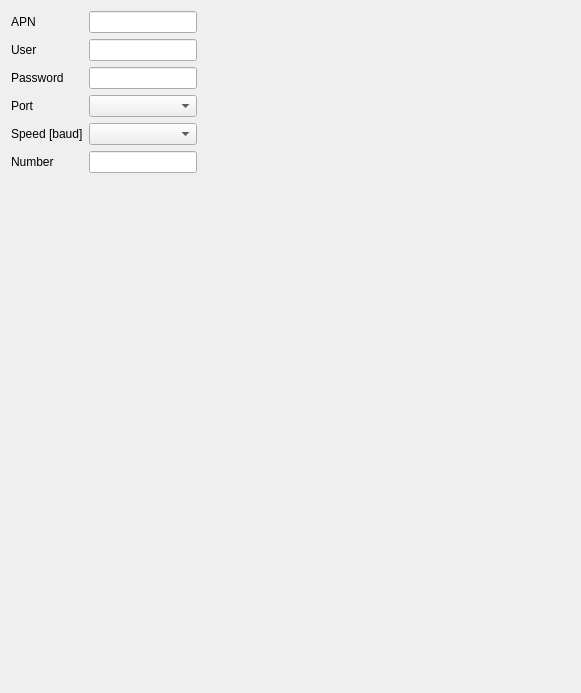
                  <widget class="QWidget" name="page_9">
                   <layout class="QGridLayout" name="gridLayout_5">
                    <item row="6" column="1" colspan="2">
                     <spacer name="verticalSpacer_3">
                      <property name="orientation">
                       <enum>Qt::Vertical</enum>
                      </property>
                      <property name="sizeHint" stdset="0">
                       <size>
                        <width>20</width>
                        <height>509</height>
                       </size>
                      </property>
                     </spacer>
                    </item>
                    <item row="0" column="0">
                     <widget class="QLabel" name="label_12">
                      <property name="text">
                       <string>APN</string>
                      </property>
                     </widget>
                    </item>
                    <item row="0" column="2">
                     <widget class="QLineEdit" name="leGPRS_Apn">
                      <property name="clearButtonEnabled">
                       <bool>true</bool>
                      </property>
                     </widget>
                    </item>
                    <item row="1" column="0">
                     <widget class="QLabel" name="label_13">
                      <property name="text">
                       <string>User</string>
                      </property>
                     </widget>
                    </item>
                    <item row="1" column="2">
                     <widget class="QLineEdit" name="leGPRS_Apn_2">
                      <property name="clearButtonEnabled">
                       <bool>true</bool>
                      </property>
                     </widget>
                    </item>
                    <item row="1" column="3">
                     <spacer name="horizontalSpacer_6">
                      <property name="orientation">
                       <enum>Qt::Horizontal</enum>
                      </property>
                      <property name="sizeHint" stdset="0">
                       <size>
                        <width>373</width>
                        <height>20</height>
                       </size>
                      </property>
                     </spacer>
                    </item>
                    <item row="2" column="0">
                     <widget class="QLabel" name="label_14">
                      <property name="text">
                       <string>Password</string>
                      </property>
                     </widget>
                    </item>
                    <item row="3" column="2">
                     <widget class="QComboBox" name="cbGsmPortName"/>
                    </item>
                    <item row="2" column="2">
                     <widget class="QLineEdit" name="leGPRS_Apn_3">
                      <property name="clearButtonEnabled">
                       <bool>true</bool>
                      </property>
                     </widget>
                    </item>
                    <item row="3" column="0" colspan="2">
                     <widget class="QLabel" name="label_73">
                      <property name="text">
                       <string>Port</string>
                      </property>
                     </widget>
                    </item>
                    <item row="4" column="2">
                     <widget class="QComboBox" name="cbGsmPortSpeed"/>
                    </item>
                    <item row="4" column="0" colspan="2">
                     <widget class="QLabel" name="label_74">
                      <property name="text">
                       <string>Speed [baud]</string>
                      </property>
                     </widget>
                    </item>
                    <item row="5" column="0">
                     <widget class="QLabel" name="label_23">
                      <property name="text">
                       <string>Number</string>
                      </property>
                     </widget>
                    </item>
                    <item row="5" column="2">
                     <widget class="QLineEdit" name="leGPRS_Numbr">
                      <property name="clearButtonEnabled">
                       <bool>true</bool>
                      </property>
                     </widget>
                    </item>
                   </layout>
                  </widget>
